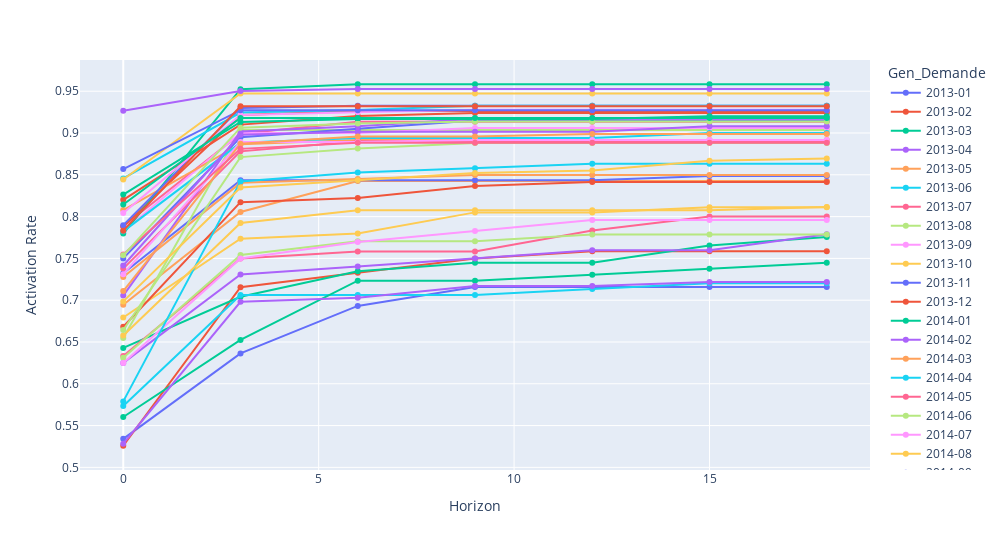

The cell this chart's notebook holds for it:
### Markdown cell above
#### Entite A

### Code cell
plot_gen_horizon(df[df["Entite"]=="A"], gen="Gen_Demande", horizon="Horizon_Activ", x_axis="g")

### Figure 1 — Plotly figure (JSON) as saved in the notebook; plotly's stock layout.template omitted (floating-point values rounded to 4 significant figures)
{"data": [{"hovertemplate": "Gen_Demande=2013-01<br>Horizon=%{x}<br>Activation Rate=%{y}<extra></extra>", "legendgroup": "2013-01", "line": {"color": "#636efa", "dash": "solid"}, "marker": {"symbol": "circle"}, "mode": "lines+markers", "name": "2013-01", "orientation": "v", "showlegend": true, "type": "scatter", "x": [0, 3, 6, 9, 12, 15, 18], "xaxis": "x", "y": [0.5341, 0.6364, 0.6932, 0.7159, 0.7159, 0.7159, 0.7159], "yaxis": "y"}, {"hovertemplate": "Gen_Demande=2013-02<br>Horizon=%{x}<br>Activation Rate=%{y}<extra></extra>", "legendgroup": "2013-02", "line": {"color": "#EF553B", "dash": "solid"}, "marker": {"symbol": "circle"}, "mode": "lines+markers", "name": "2013-02", "orientation": "v", "showlegend": true, "type": "scatter", "x": [0, 3, 6, 9, 12, 15, 18], "xaxis": "x", "y": [0.5259, 0.7155, 0.7328, 0.75, 0.7586, 0.7586, 0.7586], "yaxis": "y"}, {"hovertemplate": "Gen_Demande=2013-03<br>Horizon=%{x}<br>Activation Rate=%{y}<extra></extra>", "legendgroup": "2013-03", "line": {"color": "#00cc96", "dash": "solid"}, "marker": {"symbol": "circle"}, "mode": "lines+markers", "name": "2013-03", "orientation": "v", "showlegend": true, "type": "scatter", "x": [0, 3, 6, 9, 12, 15, 18], "xaxis": "x", "y": [0.6429, 0.7041, 0.7347, 0.7449, 0.7449, 0.7653, 0.7755], "yaxis": "y"}, {"hovertemplate": "Gen_Demande=2013-04<br>Horizon=%{x}<br>Activation Rate=%{y}<extra></extra>", "legendgroup": "2013-04", "line": {"color": "#ab63fa", "dash": "solid"}, "marker": {"symbol": "circle"}, "mode": "lines+markers", "name": "2013-04", "orientation": "v", "showlegend": true, "type": "scatter", "x": [0, 3, 6, 9, 12, 15, 18], "xaxis": "x", "y": [0.625, 0.7308, 0.7404, 0.75, 0.7596, 0.7596, 0.7788], "yaxis": "y"}, {"hovertemplate": "Gen_Demande=2013-05<br>Horizon=%{x}<br>Activation Rate=%{y}<extra></extra>", "legendgroup": "2013-05", "line": {"color": "#FFA15A", "dash": "solid"}, "marker": {"symbol": "circle"}, "mode": "lines+markers", "name": "2013-05", "orientation": "v", "showlegend": true, "type": "scatter", "x": [0, 3, 6, 9, 12, 15, 18], "xaxis": "x", "y": [0.6944, 0.8056, 0.8426, 0.8426, 0.8426, 0.8426, 0.8426], "yaxis": "y"}, {"hovertemplate": "Gen_Demande=2013-06<br>Horizon=%{x}<br>Activation Rate=%{y}<extra></extra>", "legendgroup": "2013-06", "line": {"color": "#19d3f3", "dash": "solid"}, "marker": {"symbol": "circle"}, "mode": "lines+markers", "name": "2013-06", "orientation": "v", "showlegend": true, "type": "scatter", "x": [0, 3, 6, 9, 12, 15, 18], "xaxis": "x", "y": [0.5734, 0.7063, 0.7063, 0.7063, 0.7133, 0.7203, 0.7203], "yaxis": "y"}, {"hovertemplate": "Gen_Demande=2013-07<br>Horizon=%{x}<br>Activation Rate=%{y}<extra></extra>", "legendgroup": "2013-07", "line": {"color": "#FF6692", "dash": "solid"}, "marker": {"symbol": "circle"}, "mode": "lines+markers", "name": "2013-07", "orientation": "v", "showlegend": true, "type": "scatter", "x": [0, 3, 6, 9, 12, 15, 18], "xaxis": "x", "y": [0.6333, 0.75, 0.7583, 0.7583, 0.7833, 0.8, 0.8], "yaxis": "y"}, {"hovertemplate": "Gen_Demande=2013-08<br>Horizon=%{x}<br>Activation Rate=%{y}<extra></extra>", "legendgroup": "2013-08", "line": {"color": "#B6E880", "dash": "solid"}, "marker": {"symbol": "circle"}, "mode": "lines+markers", "name": "2013-08", "orientation": "v", "showlegend": true, "type": "scatter", "x": [0, 3, 6, 9, 12, 15, 18], "xaxis": "x", "y": [0.6311, 0.7541, 0.7705, 0.7705, 0.7787, 0.7787, 0.7787], "yaxis": "y"}, {"hovertemplate": "Gen_Demande=2013-09<br>Horizon=%{x}<br>Activation Rate=%{y}<extra></extra>", "legendgroup": "2013-09", "line": {"color": "#FF97FF", "dash": "solid"}, "marker": {"symbol": "circle"}, "mode": "lines+markers", "name": "2013-09", "orientation": "v", "showlegend": true, "type": "scatter", "x": [0, 3, 6, 9, 12, 15, 18], "xaxis": "x", "y": [0.625, 0.75, 0.7697, 0.7829, 0.7961, 0.7961, 0.7961], "yaxis": "y"}, {"hovertemplate": "Gen_Demande=2013-10<br>Horizon=%{x}<br>Activation Rate=%{y}<extra></extra>", "legendgroup": "2013-10", "line": {"color": "#FECB52", "dash": "solid"}, "marker": {"symbol": "circle"}, "mode": "lines+markers", "name": "2013-10", "orientation": "v", "showlegend": true, "type": "scatter", "x": [0, 3, 6, 9, 12, 15, 18], "xaxis": "x", "y": [0.6792, 0.7736, 0.7799, 0.805, 0.805, 0.8113, 0.8113], "yaxis": "y"}, {"hovertemplate": "Gen_Demande=2013-11<br>Horizon=%{x}<br>Activation Rate=%{y}<extra></extra>", "legendgroup": "2013-11", "line": {"color": "#636efa", "dash": "solid"}, "marker": {"symbol": "circle"}, "mode": "lines+markers", "name": "2013-11", "orientation": "v", "showlegend": true, "type": "scatter", "x": [0, 3, 6, 9, 12, 15, 18], "xaxis": "x", "y": [0.7323, 0.8434, 0.8434, 0.8434, 0.8434, 0.8485, 0.8485], "yaxis": "y"}, {"hovertemplate": "Gen_Demande=2013-12<br>Horizon=%{x}<br>Activation Rate=%{y}<extra></extra>", "legendgroup": "2013-12", "line": {"color": "#EF553B", "dash": "solid"}, "marker": {"symbol": "circle"}, "mode": "lines+markers", "name": "2013-12", "orientation": "v", "showlegend": true, "type": "scatter", "x": [0, 3, 6, 9, 12, 15, 18], "xaxis": "x", "y": [0.6683, 0.8173, 0.8221, 0.8365, 0.8413, 0.8413, 0.8413], "yaxis": "y"}, {"hovertemplate": "Gen_Demande=2014-01<br>Horizon=%{x}<br>Activation Rate=%{y}<extra></extra>", "legendgroup": "2014-01", "line": {"color": "#00cc96", "dash": "solid"}, "marker": {"symbol": "circle"}, "mode": "lines+markers", "name": "2014-01", "orientation": "v", "showlegend": true, "type": "scatter", "x": [0, 3, 6, 9, 12, 15, 18], "xaxis": "x", "y": [0.5603, 0.6525, 0.7234, 0.7234, 0.7305, 0.7376, 0.7447], "yaxis": "y"}, {"hovertemplate": "Gen_Demande=2014-02<br>Horizon=%{x}<br>Activation Rate=%{y}<extra></extra>", "legendgroup": "2014-02", "line": {"color": "#ab63fa", "dash": "solid"}, "marker": {"symbol": "circle"}, "mode": "lines+markers", "name": "2014-02", "orientation": "v", "showlegend": true, "type": "scatter", "x": [0, 3, 6, 9, 12, 15, 18], "xaxis": "x", "y": [0.5283, 0.6981, 0.7028, 0.717, 0.717, 0.7217, 0.7217], "yaxis": "y"}, {"hovertemplate": "Gen_Demande=2014-03<br>Horizon=%{x}<br>Activation Rate=%{y}<extra></extra>", "legendgroup": "2014-03", "line": {"color": "#FFA15A", "dash": "solid"}, "marker": {"symbol": "circle"}, "mode": "lines+markers", "name": "2014-03", "orientation": "v", "showlegend": true, "type": "scatter", "x": [0, 3, 6, 9, 12, 15, 18], "xaxis": "x", "y": [0.7277, 0.8404, 0.8451, 0.8498, 0.8498, 0.8498, 0.8498], "yaxis": "y"}, {"hovertemplate": "Gen_Demande=2014-04<br>Horizon=%{x}<br>Activation Rate=%{y}<extra></extra>", "legendgroup": "2014-04", "line": {"color": "#19d3f3", "dash": "solid"}, "marker": {"symbol": "circle"}, "mode": "lines+markers", "name": "2014-04", "orientation": "v", "showlegend": true, "type": "scatter", "x": [0, 3, 6, 9, 12, 15, 18], "xaxis": "x", "y": [0.5789, 0.8421, 0.8526, 0.8579, 0.8632, 0.8632, 0.8632], "yaxis": "y"}, {"hovertemplate": "Gen_Demande=2014-05<br>Horizon=%{x}<br>Activation Rate=%{y}<extra></extra>", "legendgroup": "2014-05", "line": {"color": "#FF6692", "dash": "solid"}, "marker": {"symbol": "circle"}, "mode": "lines+markers", "name": "2014-05", "orientation": "v", "showlegend": true, "type": "scatter", "x": [0, 3, 6, 9, 12, 15, 18], "xaxis": "x", "y": [0.7885, 0.899, 0.9135, 0.9135, 0.9135, 0.9135, 0.9135], "yaxis": "y"}, {"hovertemplate": "Gen_Demande=2014-06<br>Horizon=%{x}<br>Activation Rate=%{y}<extra></extra>", "legendgroup": "2014-06", "line": {"color": "#B6E880", "dash": "solid"}, "marker": {"symbol": "circle"}, "mode": "lines+markers", "name": "2014-06", "orientation": "v", "showlegend": true, "type": "scatter", "x": [0, 3, 6, 9, 12, 15, 18], "xaxis": "x", "y": [0.6548, 0.9036, 0.9036, 0.9036, 0.9036, 0.9036, 0.9036], "yaxis": "y"}, {"hovertemplate": "Gen_Demande=2014-07<br>Horizon=%{x}<br>Activation Rate=%{y}<extra></extra>", "legendgroup": "2014-07", "line": {"color": "#FF97FF", "dash": "solid"}, "marker": {"symbol": "circle"}, "mode": "lines+markers", "name": "2014-07", "orientation": "v", "showlegend": true, "type": "scatter", "x": [0, 3, 6, 9, 12, 15, 18], "xaxis": "x", "y": [0.7824, 0.9, 0.9, 0.9059, 0.9059, 0.9059, 0.9059], "yaxis": "y"}, {"hovertemplate": "Gen_Demande=2014-08<br>Horizon=%{x}<br>Activation Rate=%{y}<extra></extra>", "legendgroup": "2014-08", "line": {"color": "#FECB52", "dash": "solid"}, "marker": {"symbol": "circle"}, "mode": "lines+markers", "name": "2014-08", "orientation": "v", "showlegend": true, "type": "scatter", "x": [0, 3, 6, 9, 12, 15, 18], "xaxis": "x", "y": [0.6577, 0.7923, 0.8077, 0.8077, 0.8077, 0.8077, 0.8115], "yaxis": "y"}, {"hovertemplate": "Gen_Demande=2014-09<br>Horizon=%{x}<br>Activation Rate=%{y}<extra></extra>", "legendgroup": "2014-09", "line": {"color": "#636efa", "dash": "solid"}, "marker": {"symbol": "circle"}, "mode": "lines+markers", "name": "2014-09", "orientation": "v", "showlegend": true, "type": "scatter", "x": [0, 3, 6, 9, 12, 15, 18], "xaxis": "x", "y": [0.75, 0.895, 0.905, 0.915, 0.915, 0.915, 0.915], "yaxis": "y"}, {"hovertemplate": "Gen_Demande=2014-10<br>Horizon=%{x}<br>Activation Rate=%{y}<extra></extra>", "legendgroup": "2014-10", "line": {"color": "#EF553B", "dash": "solid"}, "marker": {"symbol": "circle"}, "mode": "lines+markers", "name": "2014-10", "orientation": "v", "showlegend": true, "type": "scatter", "x": [0, 3, 6, 9, 12, 15, 18], "xaxis": "x", "y": [0.788, 0.9217, 0.9263, 0.9263, 0.9263, 0.9263, 0.9263], "yaxis": "y"}, {"hovertemplate": "Gen_Demande=2014-11<br>Horizon=%{x}<br>Activation Rate=%{y}<extra></extra>", "legendgroup": "2014-11", "line": {"color": "#00cc96", "dash": "solid"}, "marker": {"symbol": "circle"}, "mode": "lines+markers", "name": "2014-11", "orientation": "v", "showlegend": true, "type": "scatter", "x": [0, 3, 6, 9, 12, 15, 18], "xaxis": "x", "y": [0.7798, 0.9524, 0.9583, 0.9583, 0.9583, 0.9583, 0.9583], "yaxis": "y"}, {"hovertemplate": "Gen_Demande=2014-12<br>Horizon=%{x}<br>Activation Rate=%{y}<extra></extra>", "legendgroup": "2014-12", "line": {"color": "#ab63fa", "dash": "solid"}, "marker": {"symbol": "circle"}, "mode": "lines+markers", "name": "2014-12", "orientation": "v", "showlegend": true, "type": "scatter", "x": [0, 3, 6, 9, 12, 15, 18], "xaxis": "x", "y": [0.7055, 0.9018, 0.908, 0.9172, 0.9172, 0.9172, 0.9172], "yaxis": "y"}, {"hovertemplate": "Gen_Demande=2015-01<br>Horizon=%{x}<br>Activation Rate=%{y}<extra></extra>", "legendgroup": "2015-01", "line": {"color": "#FFA15A", "dash": "solid"}, "marker": {"symbol": "circle"}, "mode": "lines+markers", "name": "2015-01", "orientation": "v", "showlegend": true, "type": "scatter", "x": [0, 3, 6, 9, 12, 15, 18], "xaxis": "x", "y": [0.8079, 0.8867, 0.8916, 0.8916, 0.8916, 0.8916, 0.8916], "yaxis": "y"}, {"hovertemplate": "Gen_Demande=2015-02<br>Horizon=%{x}<br>Activation Rate=%{y}<extra></extra>", "legendgroup": "2015-02", "line": {"color": "#19d3f3", "dash": "solid"}, "marker": {"symbol": "circle"}, "mode": "lines+markers", "name": "2015-02", "orientation": "v", "showlegend": true, "type": "scatter", "x": [0, 3, 6, 9, 12, 15, 18], "xaxis": "x", "y": [0.7824, 0.8882, 0.8941, 0.8941, 0.8941, 0.9, 0.9], "yaxis": "y"}, {"hovertemplate": "Gen_Demande=2015-03<br>Horizon=%{x}<br>Activation Rate=%{y}<extra></extra>", "legendgroup": "2015-03", "line": {"color": "#FF6692", "dash": "solid"}, "marker": {"symbol": "circle"}, "mode": "lines+markers", "name": "2015-03", "orientation": "v", "showlegend": true, "type": "scatter", "x": [0, 3, 6, 9, 12, 15, 18], "xaxis": "x", "y": [0.7378, 0.878, 0.8902, 0.8902, 0.8902, 0.8902, 0.8902], "yaxis": "y"}, {"hovertemplate": "Gen_Demande=2015-04<br>Horizon=%{x}<br>Activation Rate=%{y}<extra></extra>", "legendgroup": "2015-04", "line": {"color": "#B6E880", "dash": "solid"}, "marker": {"symbol": "circle"}, "mode": "lines+markers", "name": "2015-04", "orientation": "v", "showlegend": true, "type": "scatter", "x": [0, 3, 6, 9, 12, 15, 18], "xaxis": "x", "y": [0.6644, 0.8712, 0.8814, 0.8881, 0.8881, 0.8881, 0.8881], "yaxis": "y"}, {"hovertemplate": "Gen_Demande=2015-05<br>Horizon=%{x}<br>Activation Rate=%{y}<extra></extra>", "legendgroup": "2015-05", "line": {"color": "#FF97FF", "dash": "solid"}, "marker": {"symbol": "circle"}, "mode": "lines+markers", "name": "2015-05", "orientation": "v", "showlegend": true, "type": "scatter", "x": [0, 3, 6, 9, 12, 15, 18], "xaxis": "x", "y": [0.7311, 0.8892, 0.8892, 0.8915, 0.8915, 0.8915, 0.8915], "yaxis": "y"}, {"hovertemplate": "Gen_Demande=2015-06<br>Horizon=%{x}<br>Activation Rate=%{y}<extra></extra>", "legendgroup": "2015-06", "line": {"color": "#FECB52", "dash": "solid"}, "marker": {"symbol": "circle"}, "mode": "lines+markers", "name": "2015-06", "orientation": "v", "showlegend": true, "type": "scatter", "x": [0, 3, 6, 9, 12, 15, 18], "xaxis": "x", "y": [0.6986, 0.8348, 0.8435, 0.8522, 0.8551, 0.8667, 0.8696], "yaxis": "y"}, {"hovertemplate": "Gen_Demande=2015-07<br>Horizon=%{x}<br>Activation Rate=%{y}<extra></extra>", "legendgroup": "2015-07", "line": {"color": "#636efa", "dash": "solid"}, "marker": {"symbol": "circle"}, "mode": "lines+markers", "name": "2015-07", "orientation": "v", "showlegend": true, "type": "scatter", "x": [0, 3, 6, 9, 12, 15, 18], "xaxis": "x", "y": [0.7898, 0.9299, 0.9326, 0.9326, 0.9326, 0.9326, 0.9326], "yaxis": "y"}, {"hovertemplate": "Gen_Demande=2015-08<br>Horizon=%{x}<br>Activation Rate=%{y}<extra></extra>", "legendgroup": "2015-08", "line": {"color": "#EF553B", "dash": "solid"}, "marker": {"symbol": "circle"}, "mode": "lines+markers", "name": "2015-08", "orientation": "v", "showlegend": true, "type": "scatter", "x": [0, 3, 6, 9, 12, 15, 18], "xaxis": "x", "y": [0.8201, 0.91, 0.9204, 0.9239, 0.9239, 0.9239, 0.9239], "yaxis": "y"}, {"hovertemplate": "Gen_Demande=2015-09<br>Horizon=%{x}<br>Activation Rate=%{y}<extra></extra>", "legendgroup": "2015-09", "line": {"color": "#00cc96", "dash": "solid"}, "marker": {"symbol": "circle"}, "mode": "lines+markers", "name": "2015-09", "orientation": "v", "showlegend": true, "type": "scatter", "x": [0, 3, 6, 9, 12, 15, 18], "xaxis": "x", "y": [0.8264, 0.9132, 0.9167, 0.9167, 0.9167, 0.9201, 0.9201], "yaxis": "y"}, {"hovertemplate": "Gen_Demande=2015-10<br>Horizon=%{x}<br>Activation Rate=%{y}<extra></extra>", "legendgroup": "2015-10", "line": {"color": "#ab63fa", "dash": "solid"}, "marker": {"symbol": "circle"}, "mode": "lines+markers", "name": "2015-10", "orientation": "v", "showlegend": true, "type": "scatter", "x": [0, 3, 6, 9, 12, 15, 18], "xaxis": "x", "y": [0.7415, 0.898, 0.9014, 0.9014, 0.9014, 0.9082, 0.9082], "yaxis": "y"}, {"hovertemplate": "Gen_Demande=2015-11<br>Horizon=%{x}<br>Activation Rate=%{y}<extra></extra>", "legendgroup": "2015-11", "line": {"color": "#FFA15A", "dash": "solid"}, "marker": {"symbol": "circle"}, "mode": "lines+markers", "name": "2015-11", "orientation": "v", "showlegend": true, "type": "scatter", "x": [0, 3, 6, 9, 12, 15, 18], "xaxis": "x", "y": [0.711, 0.8873, 0.896, 0.896, 0.8988, 0.8988, 0.8988], "yaxis": "y"}, {"hovertemplate": "Gen_Demande=2015-12<br>Horizon=%{x}<br>Activation Rate=%{y}<extra></extra>", "legendgroup": "2015-12", "line": {"color": "#19d3f3", "dash": "solid"}, "marker": {"symbol": "circle"}, "mode": "lines+markers", "name": "2015-12", "orientation": "v", "showlegend": true, "type": "scatter", "x": [0, 3, 6, 9, 12, 15, 18], "xaxis": "x", "y": [0.8457, 0.9244, 0.9277, 0.9325, 0.9325, 0.9325, 0.9325], "yaxis": "y"}, {"hovertemplate": "Gen_Demande=2016-01<br>Horizon=%{x}<br>Activation Rate=%{y}<extra></extra>", "legendgroup": "2016-01", "line": {"color": "#FF6692", "dash": "solid"}, "marker": {"symbol": "circle"}, "mode": "lines+markers", "name": "2016-01", "orientation": "v", "showlegend": true, "type": "scatter", "x": [0, 3, 6, 9, 12, 15, 18], "xaxis": "x", "y": [0.7546, 0.881, 0.8885, 0.8885, 0.8885, 0.8885, 0.8885], "yaxis": "y"}, {"hovertemplate": "Gen_Demande=2016-02<br>Horizon=%{x}<br>Activation Rate=%{y}<extra></extra>", "legendgroup": "2016-02", "line": {"color": "#B6E880", "dash": "solid"}, "marker": {"symbol": "circle"}, "mode": "lines+markers", "name": "2016-02", "orientation": "v", "showlegend": true, "type": "scatter", "x": [0, 3, 6, 9, 12, 15, 18], "xaxis": "x", "y": [0.7537, 0.9064, 0.9113, 0.9138, 0.9138, 0.9138, 0.9138], "yaxis": "y"}, {"hovertemplate": "Gen_Demande=2016-03<br>Horizon=%{x}<br>Activation Rate=%{y}<extra></extra>", "legendgroup": "2016-03", "line": {"color": "#FF97FF", "dash": "solid"}, "marker": {"symbol": "circle"}, "mode": "lines+markers", "name": "2016-03", "orientation": "v", "showlegend": true, "type": "scatter", "x": [0, 3, 6, 9, 12, 15, 18], "xaxis": "x", "y": [0.8042, 0.9217, 0.9247, 0.9277, 0.9277, 0.9277, 0.9277], "yaxis": "y"}, {"hovertemplate": "Gen_Demande=2016-04<br>Horizon=%{x}<br>Activation Rate=%{y}<extra></extra>", "legendgroup": "2016-04", "line": {"color": "#FECB52", "dash": "solid"}, "marker": {"symbol": "circle"}, "mode": "lines+markers", "name": "2016-04", "orientation": "v", "showlegend": true, "type": "scatter", "x": [0, 3, 6, 9, 12, 15, 18], "xaxis": "x", "y": [0.8444, 0.9472, 0.9472, 0.9472, 0.9472, 0.9472, 0.9472], "yaxis": "y"}, {"hovertemplate": "Gen_Demande=2016-05<br>Horizon=%{x}<br>Activation Rate=%{y}<extra></extra>", "legendgroup": "2016-05", "line": {"color": "#636efa", "dash": "solid"}, "marker": {"symbol": "circle"}, "mode": "lines+markers", "name": "2016-05", "orientation": "v", "showlegend": true, "type": "scatter", "x": [0, 3, 6, 9, 12, 15, 18], "xaxis": "x", "y": [0.8568, 0.9273, 0.9273, 0.9273, 0.9273, 0.9273, 0.9273], "yaxis": "y"}, {"hovertemplate": "Gen_Demande=2016-06<br>Horizon=%{x}<br>Activation Rate=%{y}<extra></extra>", "legendgroup": "2016-06", "line": {"color": "#EF553B", "dash": "solid"}, "marker": {"symbol": "circle"}, "mode": "lines+markers", "name": "2016-06", "orientation": "v", "showlegend": true, "type": "scatter", "x": [0, 3, 6, 9, 12, 15, 18], "xaxis": "x", "y": [0.7832, 0.932, 0.932, 0.932, 0.932, 0.932, 0.932], "yaxis": "y"}, {"hovertemplate": "Gen_Demande=2016-07<br>Horizon=%{x}<br>Activation Rate=%{y}<extra></extra>", "legendgroup": "2016-07", "line": {"color": "#00cc96", "dash": "solid"}, "marker": {"symbol": "circle"}, "mode": "lines+markers", "name": "2016-07", "orientation": "v", "showlegend": true, "type": "scatter", "x": [0, 3, 6, 9, 12, 15, 18], "xaxis": "x", "y": [0.8145, 0.9181, 0.9181, 0.9181, 0.9181, 0.9181, 0.9181], "yaxis": "y"}, {"hovertemplate": "Gen_Demande=2016-08<br>Horizon=%{x}<br>Activation Rate=%{y}<extra></extra>", "legendgroup": "2016-08", "line": {"color": "#ab63fa", "dash": "solid"}, "marker": {"symbol": "circle"}, "mode": "lines+markers", "name": "2016-08", "orientation": "v", "showlegend": true, "type": "scatter", "x": [0, 3, 6, 9, 12, 15, 18], "xaxis": "x", "y": [0.9265, 0.9502, 0.9526, 0.9526, 0.9526, 0.9526, 0.9526], "yaxis": "y"}], "layout": {"height": 550, "legend": {"title": {"text": "Gen_Demande"}, "tracegroupgap": 0}, "margin": {"t": 60}, "width": 1000, "xaxis": {"anchor": "y", "domain": [0, 1], "title": {"text": "Horizon"}}, "yaxis": {"anchor": "x", "domain": [0, 1], "title": {"text": "Activation Rate"}}}}
